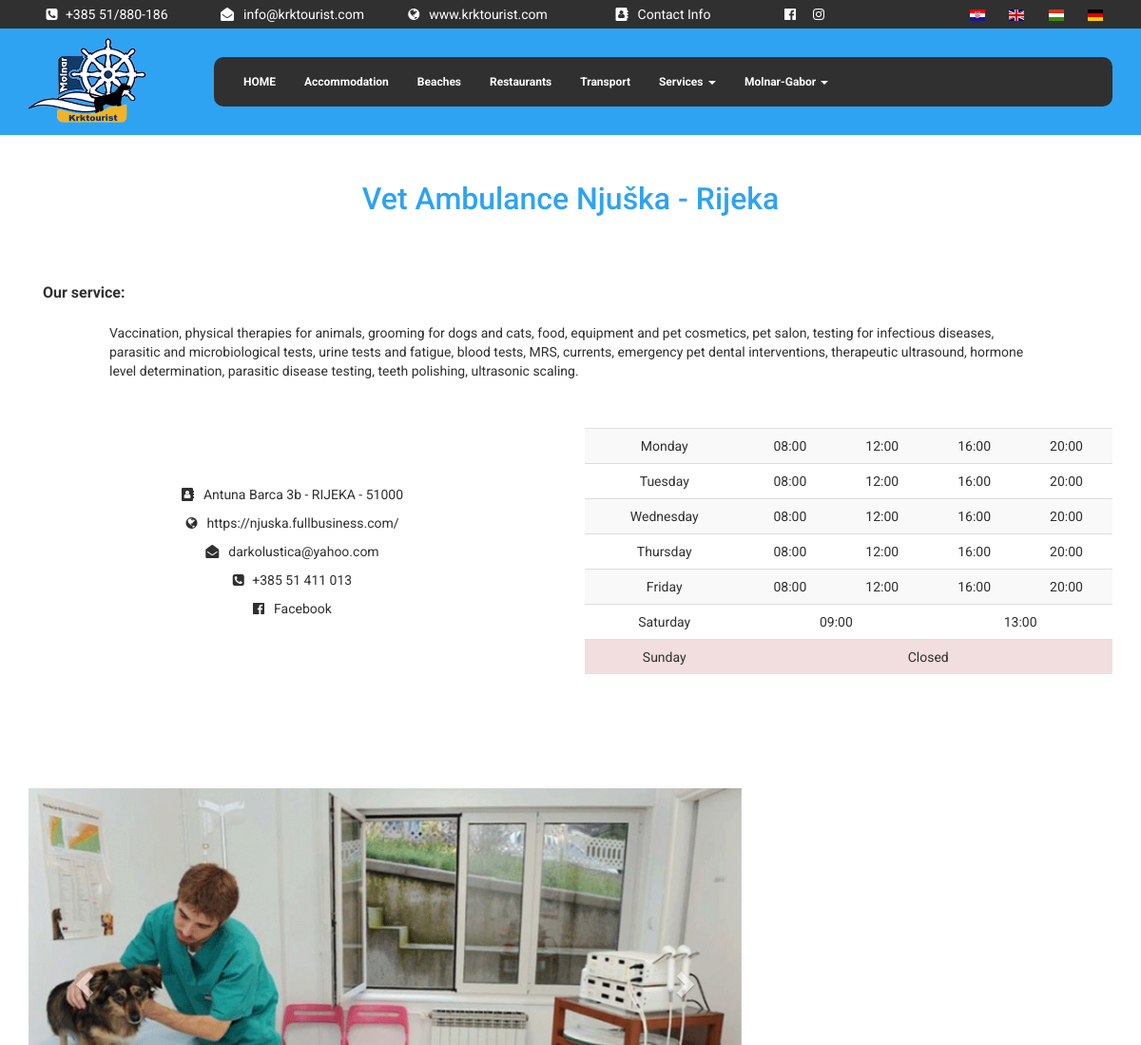
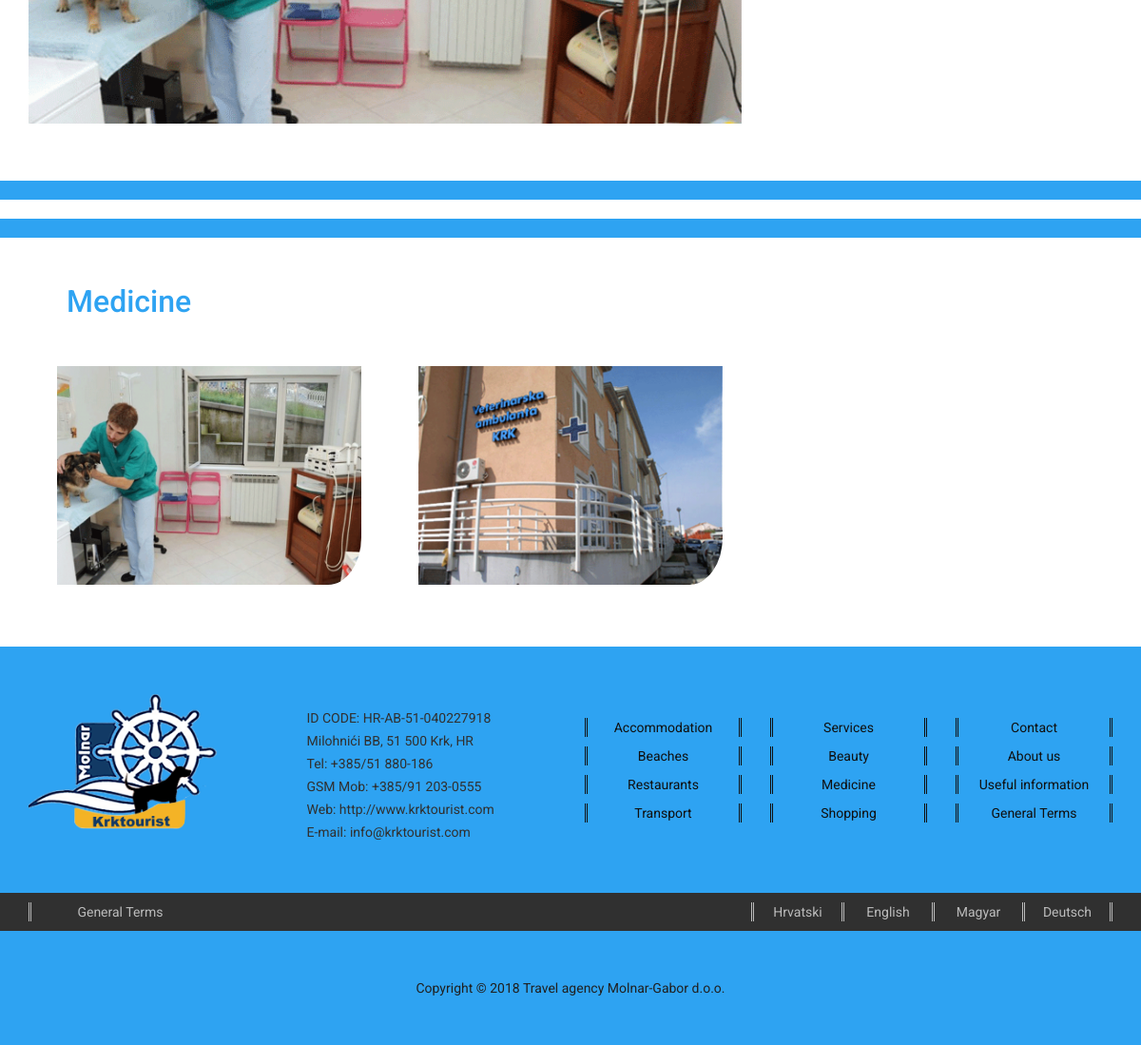
The page /en/object.php?section=medicine&id=1 on the database its author committed (2 pictures, top to bottom).
### tables this page shows
CREATE TABLE IF NOT EXISTS `medicine` (
  `id` int(6) NOT NULL AUTO_INCREMENT,
  `facebook` varchar(255) NOT NULL,
  `mail` varchar(255) NOT NULL,
  `web` varchar(255) NOT NULL,
  `telephone` varchar(30) NOT NULL,
  `fk_address` int(6) NOT NULL,
  `fk_desc` int(6) NOT NULL,
  `fk_name` int(6) NOT NULL,
  PRIMARY KEY (`id`),
  KEY `fk_address` (`fk_address`),
  KEY `fk_desc` (`fk_desc`),
  KEY `fk_name` (`fk_name`)
);

CREATE TABLE IF NOT EXISTS `medicine_name` (
  `id` int(6) NOT NULL AUTO_INCREMENT,
  `en` varchar(50) NOT NULL,
  `hr` varchar(50) NOT NULL,
  `de` varchar(50) NOT NULL,
  `hu` varchar(50) NOT NULL,
  PRIMARY KEY (`id`)
);

CREATE TABLE IF NOT EXISTS `address` (
  `id` int(6) NOT NULL AUTO_INCREMENT,
  `name` varchar(30) NOT NULL,
  `lat` decimal(10,8) NOT NULL,
  `lng` decimal(11,8) NOT NULL,
  `village` varchar(30) NOT NULL,
  `fk_city` int(6) NOT NULL,
  PRIMARY KEY (`id`),
  KEY `fk_city` (`fk_city`)
);

CREATE TABLE IF NOT EXISTS `medicine_desc` (
  `id` int(6) NOT NULL AUTO_INCREMENT,
  `hr` text NOT NULL,
  `hu` text NOT NULL,
  `en` text NOT NULL,
  `de` text NOT NULL,
  PRIMARY KEY (`id`)
);

CREATE TABLE IF NOT EXISTS `city` (
  `zip` int(6) NOT NULL,
  `name` varchar(20) NOT NULL,
  PRIMARY KEY (`zip`)
);

CREATE TABLE IF NOT EXISTS `medicine_hours` (
  `id` int(11) NOT NULL AUTO_INCREMENT,
  `day` int(3) NOT NULL,
  `open` varchar(5) DEFAULT NULL,
  `close` varchar(5) DEFAULT NULL,
  `open2` varchar(5) DEFAULT NULL,
  `close2` varchar(5) DEFAULT NULL,
  `fk_medicine` int(6) NOT NULL,
  PRIMARY KEY (`id`),
  KEY `fk_medicine` (`fk_medicine`)
);

CREATE TABLE IF NOT EXISTS `medicine_pics` (
  `id` int(6) NOT NULL AUTO_INCREMENT,
  `path` varchar(255) NOT NULL,
  `part` enum('main','side') NOT NULL,
  `fk_medicine` int(6) NOT NULL,
  PRIMARY KEY (`id`),
  KEY `fk_medicine` (`fk_medicine`)
);

### en/php/queries_object.php (the view, shortened to what this page needs)
<?php
function dump_me_medicine($id) {
    global $conn;
    $data = ("SELECT a.id, n.en AS name, a.facebook, a.telephone, a.web, a.mail, "
            . "l.fk_city, l.name AS address, l.village, l.lat, l.lng, c.name AS city, c.zip, "
            . "d.id, d.en "
            . "FROM medicine AS a "
            . "JOIN address as l ON a.fk_address = l.id "
            . "JOIN city AS c ON l.fk_city = c.zip "
            . "JOIN medicine_desc AS d ON d.id = a.fk_desc "
            . "JOIN medicine_name AS n ON a.fk_name = n.id "
            . "WHERE a.id = $id");
    $pics = ("SELECT * FROM medicine_pics WHERE fk_medicine = $id");
    $hours = ("SELECT * FROM medicine_hours WHERE fk_medicine = $id");
    $r = $conn->query($data);
    $pics_res = $conn->query($pics);
    $hours_res = $conn->query($hours);
    $row = $r->fetch_assoc();
    fetch_me_medicine($row, $pics_res, $hours_res);
}
function fetch_me_medicine($row, $pics_res, $hours_res) {
    echo '<div class="container space">';
        echo '<div class="row text-center space_bot">';
            echo '<h2 class="object_title gimme_some_margin_bot">'.$row['name'].' - '.$row['village'].'</h2>';
        echo '</div>';
        echo '<div class="col-xs-12 beach_headings lil_space_bot">';
            echo '<div>Our service: </div>';
        echo '</div>';
        echo '<div class="row beach_content space_bot">';
            echo $row['en'];
        echo '</div>';
        echo '<div class="row space_bot">';
            echo '<div class="col-sm-6 col-xs-12 text-center links_black">';
                echo '<p>&nbsp;</p>';
                echo '<p>&nbsp;</p>';
                echo '<p class="contact_normal">'.$row['address'].' - '.$row['city'].' - '.$row['zip'].'</p>';
                echo '<p class="web"><a class="normal_text_black" href="'.$row['web'].'">'.$row['web'].'</a></p>';
                echo '<p class="mail"><a class="normal_text_black" href="'.$row['mail'].'">'.$row['mail'].'</a></p>';
                echo '<p class="tel">&nbsp;'.$row['telephone'].'</p>';
                echo '<p class="fb"><a class="normal_text_black" href="'.$row['facebook'].'">Facebook</a></p>';
                echo '<p>&nbsp;</p>';
            echo '</div>';
            echo '<div class="col-sm-6 col-xs-12 text-center">';
               require_once 'php/working_hours.php';
               dump_hours($hours_res);
            echo '</div>';
        echo '</div>';
        echo '<div class="row">';
            echo '<div class="col-md-8 col-xs-12 object_carousel">';
                require_once '../php/object_gallery.php';
                gallery($pics_res);
            echo '</div>';
            echo '<div class="col-md-4 col-xs-12 object_map space">';
                echo '<div id="map"></div>';
            echo '</div>';
        echo '</div>';
    echo '</div>';
    echo '<hr class="my_custom_line">';
    echo '<hr class="my_custom_line space_bot">';
    echo '<div class="container">';
    echo '<h3 class="object_title" style="padding-left: 40px;">Medicine</h3>';
    global $conn;
    $sql = ("SELECT a.id, n.en AS name, p.path, l.fk_city, c.name AS city FROM medicine_pics AS p "
            . "JOIN medicine AS a ON p.fk_medicine = a.id AND p.part = 'main' "
            . "JOIN address as l ON a.fk_address = l.id "
            . "JOIN medicine_name AS n ON a.fk_name = n.id "
            . "JOIN city AS c ON l.fk_city = c.zip ");
    $r = $conn->query($sql);
        while ($row = $r->fetch_assoc()) {
        echo '<div class="col-md-4 col-sm-6 col-xs-12 text-center wrap space_bot">
                    <a href="object.php?section=medicine&id='.$row['id'].'"><img class="section_pics" src="'.$row['path'].'" '
                    . 'alt="'.$row['name'].'">
                        <div class="middle">
                            <div class="object_data_black">
                                <p>'.$row['name'].'</p>
                                <p>'.$row['city'].'</p>
                            </div>
                        </div>
                    </a>
              </div>';
    }
    echo '</div>';
}

### en/php/working_hours.php
<?php
function dump_hours($hours_res) {
    $days = array('Monday', 'Tuesday', 'Wednesday', 'Thursday', 'Friday', 'Saturday', 'Sunday');
    echo '<table class="table table-striped table-responsive"><tbody>';
    $ctr = 0;
    $binary_switch = 0;
    $flag = false;
    while ($row_h = $hours_res->fetch_assoc()) {
        if ($row_h['open'] == 'null') {$binary_switch++;}
        if ($row_h['open'] != 'null') {$binary_switch += 10;}
        if ($row_h['open2'] != 'null') {$binary_switch += 100;}
        if ($binary_switch == 1) {echo '<tr class="danger">';}
        else {echo '<tr>';}
        echo '<td>'.$days[$ctr].'</td>';
        switch ($binary_switch) {
            case 1:
                if ($flag == true) {echo '<td colspan="4">Closed</td>';}
                else {echo '<td colspan="2">Closed</td>';}
                break;
            case 10:
                if ($flag == true) {
                    echo '<td colspan="2">'.$row_h['open'].'</td>';
                    echo '<td colspan="2">'.$row_h['close'].'</td>';
                }
                else {
                    echo '<td>'.$row_h['open'].'</td>';
                    echo '<td>'.$row_h['close'].'</td>';
                }
                break;
            case 110:
                echo '<td>'.$row_h['open'].'</td>';
                echo '<td>'.$row_h['close'].'</td>';
                echo '<td>'.$row_h['open2'].'</td>';
                echo '<td>'.$row_h['close2'].'</td>';
                break;
        }
        echo '</tr>';
        if ($binary_switch > 100) {$flag = true;}
        $binary_switch = 0;
        $ctr++;
    }
    echo '</tbody></table>';
}

### php/object_gallery.php (shortened to what this page needs)
<?php
function gallery($r) {
    ?>
    <div class="accomm_carousel">
        <div id="myCarousel" class="carousel slide space" data-ride="carousel">
            <div class="carousel-inner">
                <div class="item active">
                    <?php
                    while ($row = $r->fetch_assoc()){
                        if ($row['part'] == 'main'){
                            echo '<img src="'.$row['path'].'" alt="main_pic" class="carousel_pic"/>';
                        }
                    }
                    ?>
                </div>
            </div>
            <a class="left carousel-control" href="#myCarousel" data-slide="prev" style="background: none;">
              <span class="glyphicon glyphicon-chevron-left"></span>
            </a>
            <a class="right carousel-control" href="#myCarousel" data-slide="next" style="background: none;">
              <span class="glyphicon glyphicon-chevron-right"></span>
            </a>
          </div>
    </div>
<?php
}
    ?>

### rows shown on the page
medicine: fk_name.en "Vet Ambulance Njuška", fk_address.village "Rijeka", fk_desc.en "Vaccination, physical therapies for animals, grooming for dogs and cats, food, equipment and pet cosmetics, pet salon, testing for infectious diseases, parasitic and microbiological tests, urine tests and fatigue, blood tests, MRS, currents, emergency pet dental interventions, therapeutic ultrasound, hormone level determination, parasitic disease testing, teeth polishing, ultrasonic scaling.", fk_address.name "Antuna Barca 3b", city.name "RIJEKA", city.zip "51000", web "https://njuska.fullbusiness.com/", mail "darkolustica@yahoo.com", telephone "+385 51 411 013"
medicine_hours: ctr "Monday", open "08:00", close "12:00", open2 "16:00", close2 "20:00"
medicine_hours: ctr "Tuesday", open "08:00", close "12:00", open2 "16:00", close2 "20:00"
medicine_hours: ctr "Wednesday", open "08:00", close "12:00", open2 "16:00", close2 "20:00"
medicine_hours: ctr "Thursday", open "08:00", close "12:00", open2 "16:00", close2 "20:00"
medicine_hours: ctr "Friday", open "08:00", close "12:00", open2 "16:00", close2 "20:00"
medicine_hours: ctr "Saturday", open "09:00", close "13:00"
medicine_hours: ctr "Sunday", shows "Closed"
medicine_pics: path (picture)
medicine_pics: path (picture)
